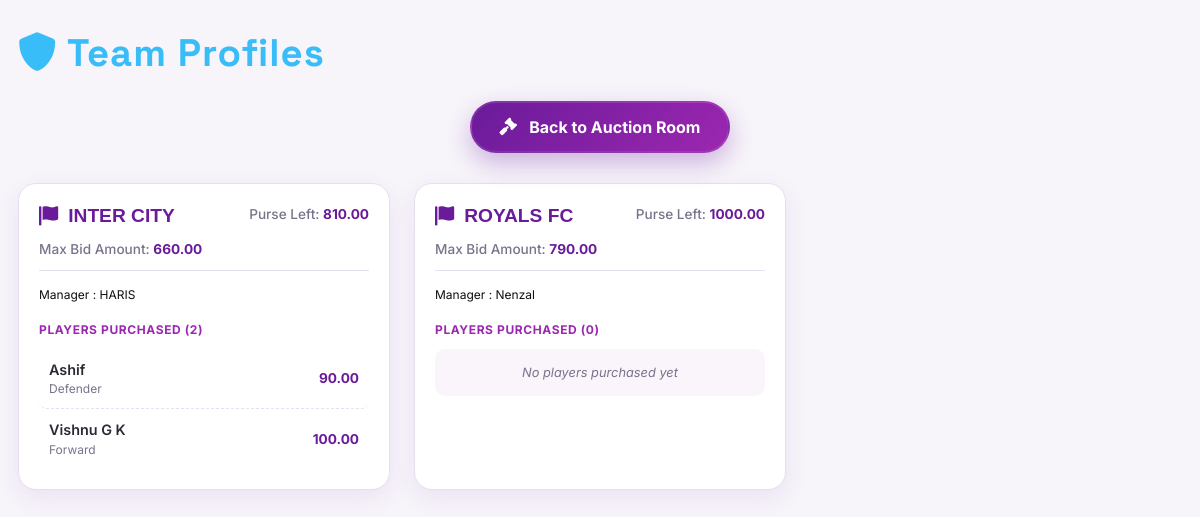
The page /team/ on the database as committed earlier.
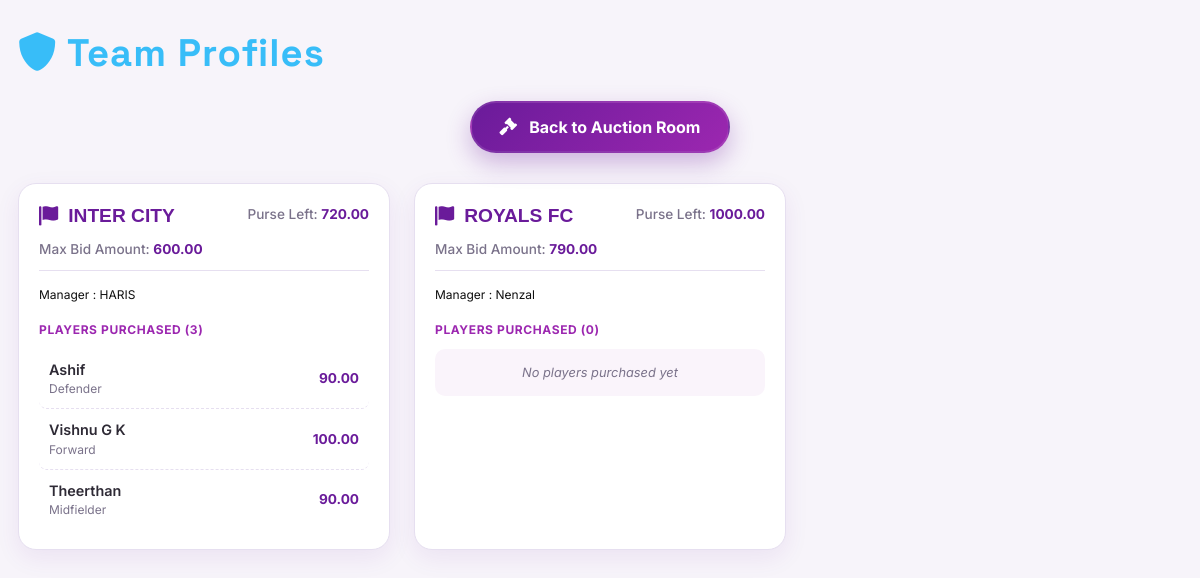
The same page on the database as committed later.
### auction/models.py (models this page shows, shortened)
class Team(models.Model):
    name = models.CharField(max_length=100, unique=True)
    owner = models.CharField(max_length=100)
    purse_remaining = models.DecimalField(max_digits=10, decimal_places=2, default=0.00)
    def get_max_bid_amount(self):
        settings = Settings.get_instance()  # Ensure settings are loaded
        max_bid_amount = self.purse_remaining
        players_count = self.players.count()
        remaining_palyers = settings.team_capacity - players_count - 1
        amount = max_bid_amount - (remaining_palyers * settings.base_price)
        return max(0, amount)

class Settings(models.Model):
    title = models.CharField(max_length=200, default='Auction')
    auction_type = models.ForeignKey(
        'SportsType', on_delete=models.SET_NULL, null=True
    )
    base_price = models.DecimalField(max_digits=10, decimal_places=2, default=0.00)
    team_capacity = models.PositiveIntegerField(default=0)
    @classmethod
    def get_instance(cls):
        return cls.objects.get_or_create(pk=1)[0]

class Player(models.Model):
    Defender = 'Def'
    Forward = 'For'
    Goalkeeper = 'Goal'
    Midfielder = 'Mid'
    PLAYER_TYPES = [
        (Defender, 'Defender'),
        (Forward, 'Forward'),
        (Goalkeeper, 'Goalkeeper'),
        (Midfielder, 'Midfielder'),
    ]
    name = models.CharField(max_length=100)
    phone_number = models.CharField(max_length=20, null=True, blank=True)
    photo = models.ImageField(upload_to='player_photos/', null=True, blank=True)
    player_type = models.CharField(max_length=4, choices=PLAYER_TYPES)
    base_price = models.DecimalField(max_digits=10, decimal_places=2)
    is_sold = models.BooleanField(default=False)
    sold_to_team = models.ForeignKey(Team, on_delete=models.SET_NULL, null=True, blank=True, related_name='players')
    final_price = models.DecimalField(max_digits=10, decimal_places=2, null=True, blank=True)
    random_row = models.FloatField(default=0.0) # Used for random initial ordering
    auction_round = models.PositiveIntegerField(default=1)

### auction/views.py (the view)
# urls.py: path('team/', views.team_profile, name='team_profile'),
def team_profile(request):
    teams = Team.objects.prefetch_related('players').all()
    return render(request, 'team_profile.html', {'teams': teams})

### templates/team_profile.html (shortened to what this page needs)
{% extends "header.html" %}
{% block header %}
<i class="fas fa-shield-alt"></i> Team Profiles
{% endblock %}
{% block content %}
<div class="back-btn-container">
    <a href="{% url 'audience_view' %}" class="back-auction-btn">
        <i class="fas fa-gavel"></i> Back to Auction Room
    </a>
</div>
<div class="row g-4">
    {% for team in teams %}
    <div class="col-xl-4 col-lg-6 col-md-6 col-sm-12">
        <div class="team-card">
            <div class="team-header">
                <h2 class="team-title">
                    <i class="fas fa-flag me-1"></i> {{ team.name }}
                </h2>
                <div class="team-purse">
                    Purse Left:
                    <span>{{ team.purse_remaining }}</span>
                </div>
                <div class="team-purse">
                    Max Bid Amount:
                    <span>{{ team.get_max_bid_amount }}</span>
                </div>
            </div>
            <span style="font-size: 12px; color: #0f0f0f">
                Manager : {{ team.owner }}</span>
            <div class="players-section">
                <div class="players-title">
                    Players Purchased ({{ team.players.count }})
                </div>
                {% if team.players.all %}
                {% for p in team.players.all %}
                <div class="player-row">
                    <div>
                        <div class="player-name">{{ p.name }}</div>
                        <div class="player-role">{{ p.get_player_type_display }}</div>
                    </div>
                    <div class="player-price">
                        {{ p.final_price }}
                    </div>
                </div>
                {% endfor %}
                {% else %}
                <div class="no-player">
                    No players purchased yet
                </div>
                {% endif %}
            </div>
        </div>
    </div>
    {% endfor %}
</div>
{% endblock %}

Rows that differ between the two databases and show on the page:
changed Team "INTER CITY": gains Player (name "Theerthan", player_type "Midfielder", final_price "90.00"); purse_remaining "810.00" → "720.00"; get_max_bid_amount "660.00" → "600.00"; players.count "2" → "3"
